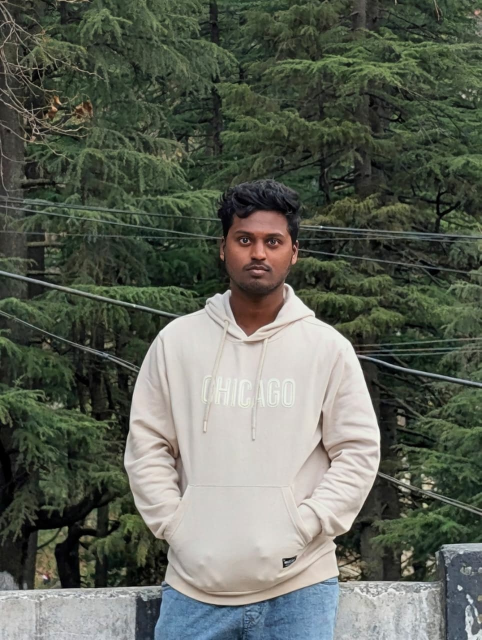
#> input picture Color to GrayScale/22A31A05J6.jpeg, 963 x 1280 px (shown at 1/2 size)
$ python grayscale.py
#> lines starting #> are read from the running program, lines starting #| are printed output that depends on the picture
import cv2
import numpy as np

img = cv2.imread('22A31A05J6.jpeg')
#> img is the input picture: shape (1280, 963, 3); mean B, G, R 87.9, 99.1, 93.8

# for i in range(len(img)):
#     print()
#     print(img[i])

b_vector = img[:, :, 0]
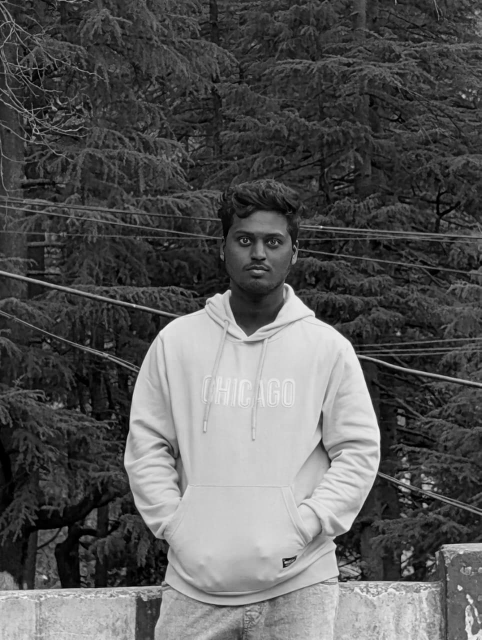
#> b_vector: shape (1280, 963) (shown at 1/2 size); min 0, max 253, mean 87.9
g_vector = img[:, :, 1]
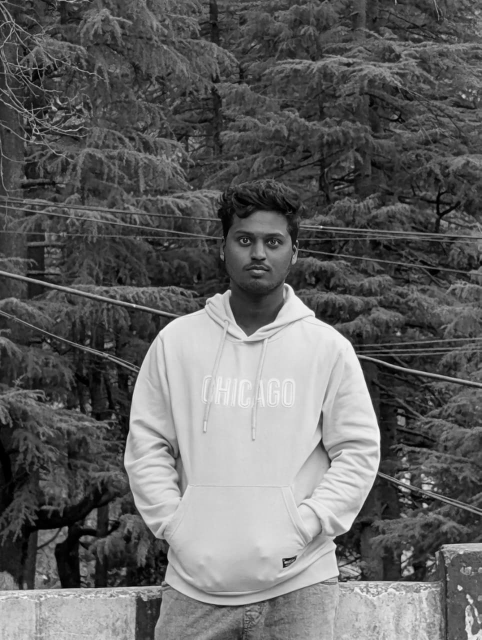
#> g_vector: shape (1280, 963) (shown at 1/2 size); min 0, max 255, mean 99.1
r_vector = img[:, :, 2]
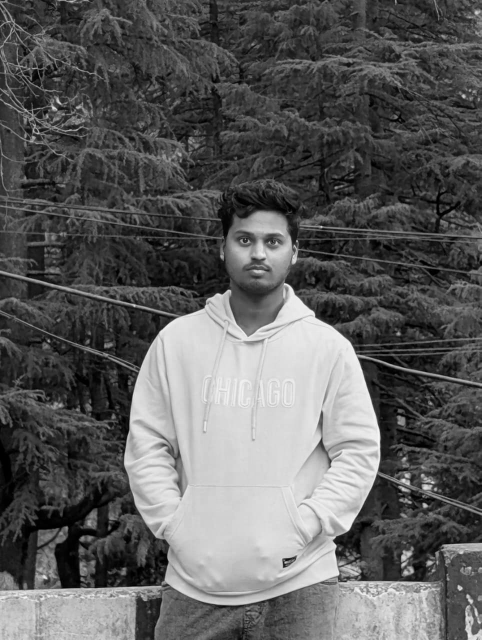
#> r_vector: shape (1280, 963) (shown at 1/2 size); min 0, max 255, mean 93.8

print(b_vector.shape)
#| (1280, 963)

height = img.shape[0]
#> height = 1280
width = img.shape[1]
#> width = 963

gray_vector = np.zeros((height, width), dtype = np.uint8)
gray_image = np.zeros((height, width), dtype = np.uint8)

print(gray_vector.shape)
#| (1280, 963)

for i in range(1280):
    for j in range(963):
        gray_image[i][j] = (b_vector[i][j] + r_vector[i][j] + g_vector[i][j]) / 3
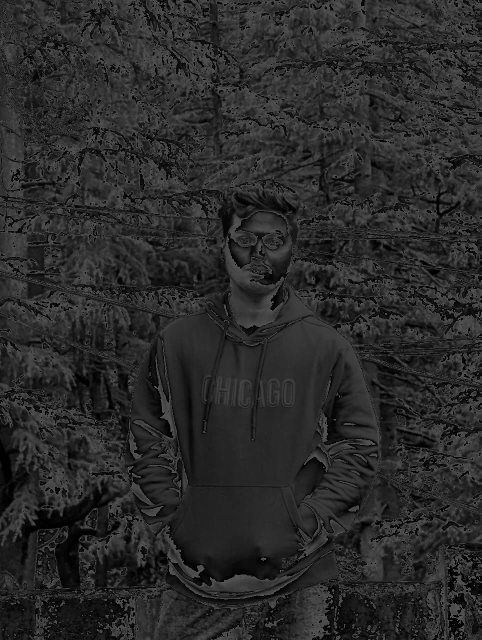
#> gray_image: shape (1280, 963) (shown at 1/2 size); min 0, max 85, mean 42.1

gray_vector[:, :] = (0.50 * r_vector) + (0.30 * g_vector) + (0.20 * b_vector)

import numpy as np
gray_image = np.array(gray_image, dtype=np.uint8)

cv2.imwrite('output_img_with_values3.jpeg', gray_vector)
cv2.imwrite('output_gray.jpg', gray_image)
